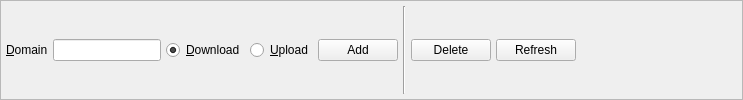
                 <widget class="QFrame" name="frame_3">
                  <property name="frameShape">
                   <enum>QFrame::StyledPanel</enum>
                  </property>
                  <property name="frameShadow">
                   <enum>QFrame::Raised</enum>
                  </property>
                  <layout class="QHBoxLayout" name="horizontalLayout_73">
                   <property name="spacing">
                    <number>5</number>
                   </property>
                   <property name="margin">
                    <number>5</number>
                   </property>
                   <item>
                    <widget class="QLabel" name="label_118">
                     <property name="text">
                      <string>&amp;Domain</string>
                     </property>
                     <property name="buddy">
                      <cstring>domain</cstring>
                     </property>
                    </widget>
                   </item>
                   <item>
                    <widget class="QLineEdit" name="domain"/>
                   </item>
                   <item>
                    <widget class="QRadioButton" name="downDist">
                     <property name="sizePolicy">
                      <sizepolicy hsizetype="Minimum" vsizetype="Preferred">
                       <horstretch>0</horstretch>
                       <verstretch>0</verstretch>
                      </sizepolicy>
                     </property>
                     <property name="text">
                      <string>&amp;Download</string>
                     </property>
                     <property name="checked">
                      <bool>true</bool>
                     </property>
                    </widget>
                   </item>
                   <item>
                    <widget class="QRadioButton" name="upDist">
                     <property name="sizePolicy">
                      <sizepolicy hsizetype="Minimum" vsizetype="Preferred">
                       <horstretch>0</horstretch>
                       <verstretch>0</verstretch>
                      </sizepolicy>
                     </property>
                     <property name="text">
                      <string>&amp;Upload</string>
                     </property>
                     <property name="checked">
                      <bool>false</bool>
                     </property>
                    </widget>
                   </item>
                   <item>
                    <widget class="QPushButton" name="addDistiller">
                     <property name="text">
                      <string>Add</string>
                     </property>
                    </widget>
                   </item>
                   <item>
                    <widget class="Line" name="line_3">
                     <property name="orientation">
                      <enum>Qt::Vertical</enum>
                     </property>
                    </widget>
                   </item>
                   <item>
                    <widget class="QPushButton" name="deleteDistillers">
                     <property name="text">
                      <string>Delete</string>
                     </property>
                    </widget>
                   </item>
                   <item>
                    <widget class="QPushButton" name="refreshDistillers">
                     <property name="text">
                      <string>Refresh</string>
                     </property>
                    </widget>
                   </item>
                   <item>
                    <spacer name="horizontalSpacer_72">
                     <property name="orientation">
                      <enum>Qt::Horizontal</enum>
                     </property>
                     <property name="sizeHint" stdset="0">
                      <size>
                       <width>161</width>
                       <height>20</height>
                      </size>
                     </property>
                    </spacer>
                   </item>
                  </layout>
                 </widget>
